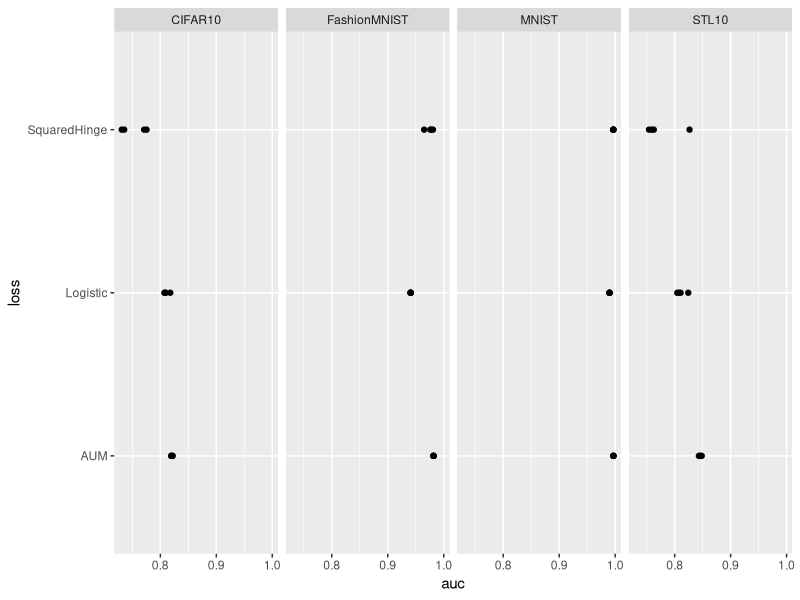
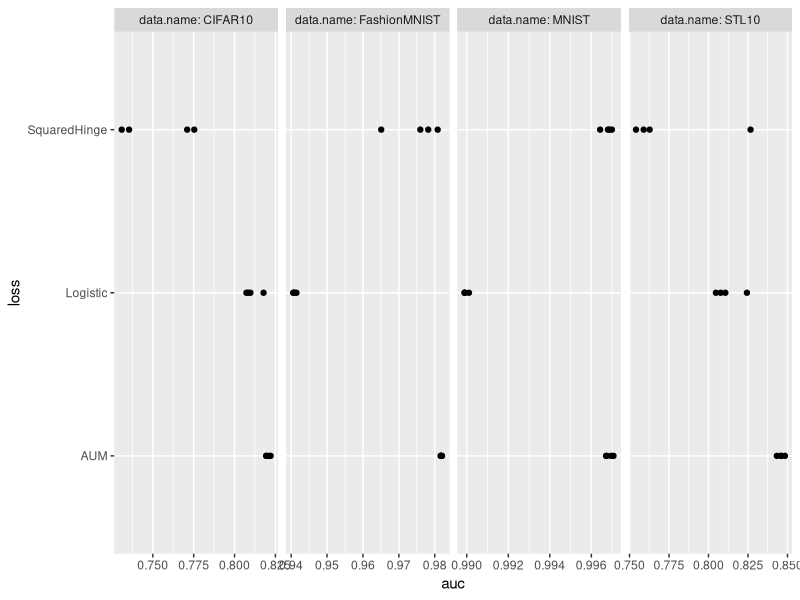
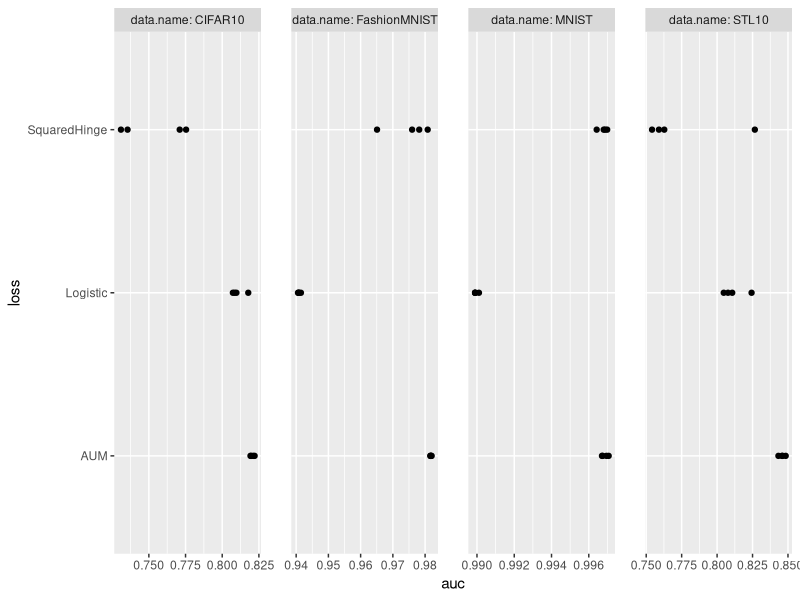
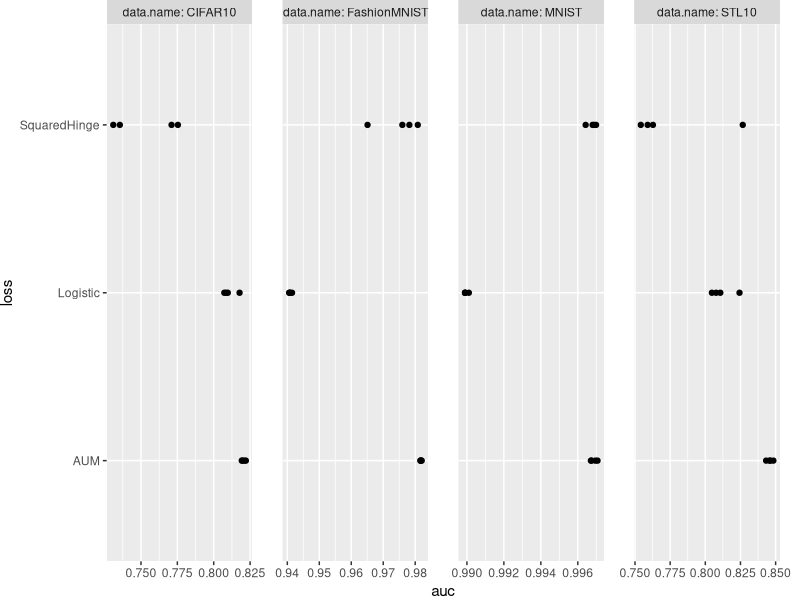
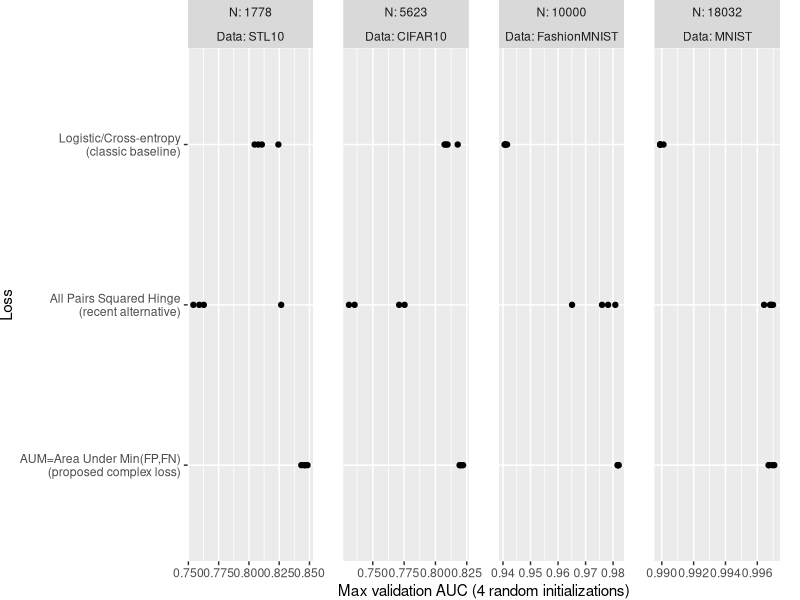
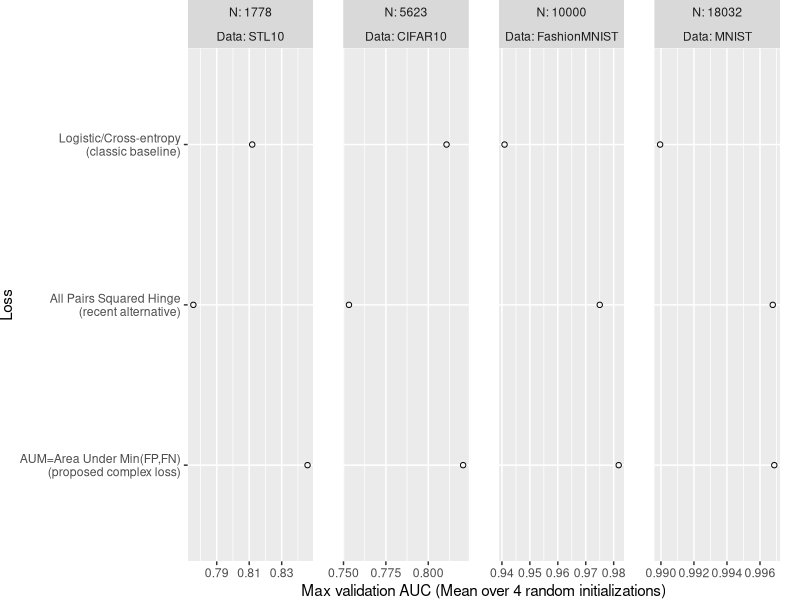
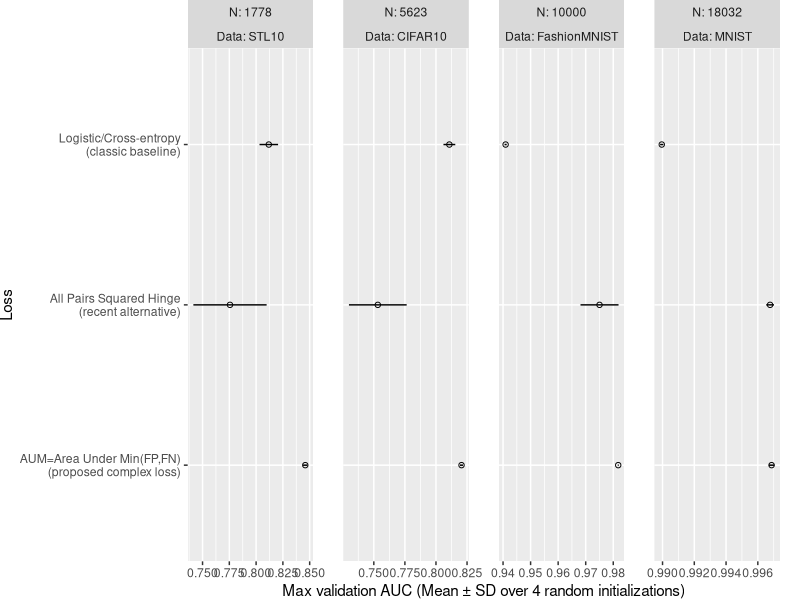
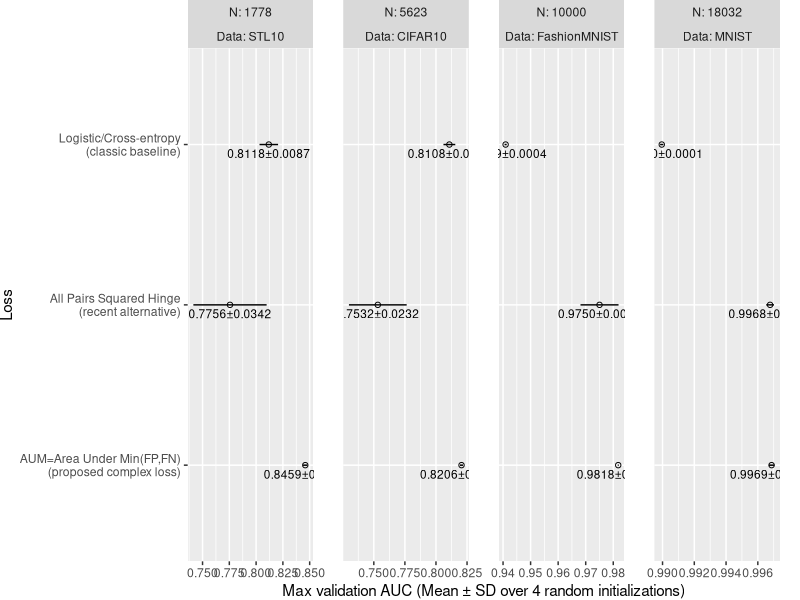

These charts were generated, in order, by the following R code:
## ---- chunk 1
repo.dir <- normalizePath("..")
post.id <- "2024-08-30-viz-pred-err"
fig.path <- file.path(repo.dir, "assets", "img", post.id)
knitr::opts_chunk$set(
  dpi=100,
  fig.path=paste0(fig.path, "/"),
  fig.width=10,
  fig.process=function(path)sub(repo.dir, "", path, fixed=TRUE),
  fig.height=2)
options(width=120)
if(FALSE){
  knitr::knit(paste0(post.id, ".Rmd"))
}
## ---- chunk 2
library(data.table)
(best.dt <- fread("../assets/data_Classif_batchtools_best_valid.csv"))
## ---- chunk 3
library(ggplot2)
ggplot()+
  geom_point(aes(
    auc, loss),
    data=best.dt)+
  facet_grid(. ~ data.name)
## ---- chunk 4
ggplot()+
  geom_point(aes(
    auc, loss),
    data=best.dt)+
  facet_grid(. ~ data.name, scales="free", labeller=label_both)
## ---- chunk 5
ggplot()+
  geom_point(aes(
    auc, loss),
    data=best.dt)+
  facet_grid(. ~ data.name, scales="free", labeller=label_both)+
  theme(
    panel.spacing=grid::unit(1.5, "lines"))
## ---- chunk 6
ggplot()+
  geom_point(aes(
    auc, loss),
    data=best.dt)+
  facet_grid(. ~ data.name, scales="free", labeller=label_both)+
  theme(
    plot.margin=grid::unit(c(0,1,0,0), "lines"),
    panel.spacing=grid::unit(1.5, "lines"))
## ---- chunk 7
loss2show <- rev(c(
  Logistic="Logistic/Cross-entropy\n(classic baseline)",
  SquaredHinge="All Pairs Squared Hinge\n(recent alternative)",
  AUM="AUM=Area Under Min(FP,FN)\n(proposed complex loss)",
  NULL))
Loss_factor <- function(L){
  factor(L, names(loss2show), loss2show)
}
best.dt[, `:=`(
  Loss = Loss_factor(loss),
  Data = data.name
)]
ggplot()+
  geom_point(aes(
    auc, Loss),
    data=best.dt)+
  facet_grid(. ~ N + Data, scales="free", labeller=label_both)+
  scale_x_continuous(
    "Max validation AUC (4 random initializations)")+
  theme(
    plot.margin=grid::unit(c(0,1,0,0), "lines"),
    panel.spacing=grid::unit(1.5, "lines"))
## ---- chunk 8
(best.wide <- dcast(
  best.dt,
  N + Data + Loss ~ .,
  list(mean, sd, length, min, max),
  value.var=c("auc","step_number")))
## ---- chunk 9
ggplot()+
  theme(
    plot.margin=grid::unit(c(0,1,0,0), "lines"),
    panel.spacing=grid::unit(1.5, "lines"))+
  geom_point(aes(
    auc_mean, Loss),
    shape=1,
    data=best.wide)+
  facet_grid(. ~ N + Data, labeller=label_both, scales="free")+
  scale_x_continuous(
    "Max validation AUC (Mean over 4 random initializations)")
## ---- chunk 10
best.wide[, `:=`(
  lo = auc_mean-auc_sd,
  hi = auc_mean+auc_sd
)]
ggplot()+
  theme(
    plot.margin=grid::unit(c(0,1,0,0), "lines"),
    panel.spacing=grid::unit(1.5, "lines"))+
  geom_point(aes(
    auc_mean, Loss),
    shape=1,
    data=best.wide)+
  geom_segment(aes(
    lo, Loss,
    xend=hi, yend=Loss),
    data=best.wide)+
  facet_grid(. ~ N + Data, labeller=label_both, scales="free")+
  scale_x_continuous(
    "Max validation AUC (Mean ± SD over 4 random initializations)")
## ---- chunk 11
ggplot()+
  theme(
    plot.margin=grid::unit(c(0,1,0,0), "lines"),
    panel.spacing=grid::unit(1.5, "lines"))+
  geom_point(aes(
    auc_mean, Loss),
    shape=1,
    data=best.wide)+
  geom_segment(aes(
    lo, Loss,
    xend=hi, yend=Loss),
    data=best.wide)+
  geom_text(aes(
    auc_mean, Loss,
    label=sprintf(
      "%.4f±%.4f", auc_mean, auc_sd)),
    size=3,
    vjust=1.5,
    data=best.wide)+
  facet_grid(. ~ N + Data, labeller=label_both, scales="free")+
  scale_x_continuous(
    "Max validation AUC (Mean ± SD over 4 random initializations)")
## ---- chunk 12
best.wide[
, mid := (min(lo)+max(hi))/2
, by=Data]
ggplot()+
  theme(
    plot.margin=grid::unit(c(0,1,0,0), "lines"),
    panel.spacing=grid::unit(1.5, "lines"))+
  geom_point(aes(
    auc_mean, Loss),
    shape=1,
    data=best.wide)+
  geom_segment(aes(
    lo, Loss,
    xend=hi, yend=Loss),
    data=best.wide)+
  geom_text(aes(
    auc_mean, Loss,
    hjust=ifelse(auc_mean<mid, 0, 1),
    label=sprintf(
      "%.4f±%.4f", auc_mean, auc_sd)),
    size=3,
    vjust=1.5,
    data=best.wide)+
  facet_grid(. ~ N + Data, labeller=label_both, scales="free")+
  scale_x_continuous(
    "Max validation AUC (Mean ± SD over 4 random initializations)")
## ---- chunk 13
(best.two <- best.wide[
  order(N,-auc_mean)
][
, rank := rank(-auc_mean)
, by=.(N,Data)
][rank <= 2, .(N,Data,Loss,auc_mean,rank)])
## ---- chunk 14
(best.two.join <- best.dt[best.two, .(N,Data,Loss,rank,seed,auc), on=.(N,Data,Loss)])
## ---- chunk 15
(best.two.wide <- dcast(best.two.join, N+Data+seed~rank, value.var="auc"))
## ---- chunk 16
(test.dt <- best.two.wide[, {
  paired <- t.test(`1`, `2`, alternative="greater", paired=TRUE)
  unpaired <- t.test(`1`, `2`, alternative="greater", paired=FALSE)
  data.table(
    mean.of.diff=paired$estimate, p.paired=paired$p.value,
    m1=unpaired$estimate[1], m2=unpaired$estimate[2], p.unpaired=unpaired$p.value)
}, by=.(N,Data)])
## ---- chunk 17
p.color <- "red"
text.size <- 3
ggplot()+
  theme_bw()+
  theme(
    plot.margin=grid::unit(c(0,1,0,0), "lines"),
    panel.spacing=grid::unit(1.5, "lines"))+
  geom_rect(aes(
    xmin=m2, xmax=m1,
    ymin=-Inf, ymax=Inf),
    fill=p.color,
    alpha=0.5,
    data=test.dt)+
  geom_text(aes(
    m1, Inf, label=sprintf("Diff=%.4f P=%.4f ", mean.of.diff, p.paired)),
    data=test.dt,
    size=text.size,
    vjust=1.2,
    hjust=1)+
  geom_point(aes(
    auc_mean, Loss),
    shape=1,
    data=best.wide)+
  geom_segment(aes(
    lo, Loss,
    xend=hi, yend=Loss),
    data=best.wide)+
  geom_text(aes(
    auc_mean, Loss,
    hjust=ifelse(auc_mean<mid, 0, 1),
    label=sprintf(
      "%.4f±%.4f", auc_mean, auc_sd)),
    size=text.size,
    vjust=1.5,
    data=best.wide)+
  facet_grid(. ~ N + Data, labeller=label_both, scales="free")+
  scale_y_discrete(
    "Loss")+
  scale_x_continuous(
    "Max validation AUC (Mean ± SD over 4 random initializations)")
## ---- chunk 18
(best.loss.wide <- dcast(best.dt, N + Data + seed ~ loss, value.var="auc"))
## ---- chunk 19
proposed.loss <- "AUM"
(other.loss.vec <- best.dt[loss!=proposed.loss, unique(loss)])
(best.loss.tall <- melt(
  best.loss.wide,
  measure.vars=other.loss.vec,
  variable.name="other.loss",
  value.name="other.auc"))
## ---- chunk 20
(test.proposed <- best.loss.tall[, {
  paired <- t.test(AUM, other.auc, alternative="greater", paired=TRUE)
  unpaired <- t.test(AUM, other.auc, alternative="greater", paired=FALSE)
  data.table(
    mean.of.diff=paired$estimate, p.paired=paired$p.value,
    mean.proposed=unpaired$estimate[1], mean.other=unpaired$estimate[2], p.unpaired=unpaired$p.value)
}, by=.(N,Data,other.loss)])
## ---- chunk 21
test.proposed[
, other.Loss := Loss_factor(other.loss)
]
ggplot()+
  theme_bw()+
  theme(
    plot.margin=grid::unit(c(0,1,0,0), "lines"),
    panel.spacing=grid::unit(1.5, "lines"))+
  geom_segment(aes(
    mean.proposed, other.Loss,
    xend=mean.other, yend=other.Loss),
    color=p.color,
    alpha=0.5,
    linewidth=3,
    data=test.proposed)+
  geom_text(aes(
    mean.proposed, other.Loss,
    label=sprintf("Diff=%.4f P=%.4f", mean.of.diff, p.paired)),
    color=p.color,
    size=text.size,
    vjust=-0.5,
    hjust=1,
    data=test.proposed)+
  geom_point(aes(
    auc_mean, Loss),
    shape=1,
    data=best.wide)+
  geom_segment(aes(
    lo, Loss,
    xend=hi, yend=Loss),
    data=best.wide)+
  geom_text(aes(
    auc_mean, Loss,
    hjust=ifelse(auc_mean<mid, 0, 1),
    label=sprintf(
      "%.4f±%.4f", auc_mean, auc_sd)),
    size=text.size,
    vjust=1.5,
    data=best.wide)+
  facet_grid(. ~ N + Data, labeller=label_both, scales="free")+
  scale_y_discrete(
    "Loss")+
  scale_x_continuous(
    "Max validation AUC (Mean ± SD over 4 random initializations)")
## ---- chunk 22
ggplot()+
  theme_bw()+
  theme(
    plot.margin=grid::unit(c(0,1,0,0), "lines"),
    panel.spacing=grid::unit(1.5, "lines"))+
  geom_segment(aes(
    mean.proposed, other.Loss,
    xend=mean.other, yend=other.Loss),
    color=p.color,
    alpha=0.5,
    linewidth=3,
    data=test.proposed)+
  geom_text(aes(
    mean.proposed, other.Loss,
    label=paste(
      sprintf("Diff=%.4f", mean.of.diff),
      ifelse(
        p.paired<0.0001, "P<0.0001",
        sprintf("P=%.4f", p.paired)))),
    color=p.color,
    size=text.size,
    vjust=-0.5,
    hjust=1,
    data=test.proposed)+
  geom_point(aes(
    auc_mean, Loss),
    shape=1,
    data=best.wide)+
  geom_segment(aes(
    lo, Loss,
    xend=hi, yend=Loss),
    data=best.wide)+
  geom_text(aes(
    auc_mean, Loss,
    hjust=ifelse(auc_mean<mid, 0, 1),
    label=sprintf(
      "%.4f±%.4f", auc_mean, auc_sd)),
    size=text.size,
    vjust=1.5,
    data=best.wide)+
  facet_grid(. ~ N + Data, labeller=label_both, scales="free")+
  scale_y_discrete(
    "Loss",
    drop=FALSE)+
  scale_x_continuous(
    "Max validation AUC (Mean ± SD over 4 random initializations)")
## ---- chunk 23
ggplot()+
  theme_bw()+
  theme(
    plot.margin=grid::unit(c(0,1,0,0), "lines"),
    legend.key.spacing.y=grid::unit(1, "lines"),
    axis.text.x=element_text(angle=30, hjust=1),
    panel.spacing=grid::unit(1.5, "lines"))+
  geom_point(aes(
    auc_mean, step_number_mean,
    color=Loss),
    shape=1,
    data=best.wide)+
  geom_segment(aes(
    auc_min, step_number_mean,
    color=Loss,
    xend=auc_max, yend=step_number_mean),
    data=best.wide)+
  geom_segment(aes(
    auc_mean, step_number_min,
    color=Loss,
    xend=auc_mean, yend=step_number_max),
    data=best.wide)+
  facet_grid(~N+Data, labeller=label_both, scales="free")+
  scale_y_log10(
    "Gradient descent epochs\n(using best learning rate)")+
  scale_x_continuous(
    "Best validation AUC (dot=mean, segments=range over 4 random initializations)")
## ---- chunk 24
ggplot()+
  theme_bw()+
  theme(
    plot.margin=grid::unit(c(0,1,0,0), "lines"),
    legend.key.spacing.y=grid::unit(1, "lines"),
    axis.text.x=element_text(angle=30, hjust=1),
    panel.spacing=grid::unit(1.5, "lines"))+
  geom_point(aes(
    auc_mean, step_number_mean,
    color=Loss),
    shape=1,
    data=best.wide)+
  geom_segment(aes(
    auc_min, step_number_mean,
    color=Loss,
    xend=auc_max, yend=step_number_mean),
    data=best.wide)+
  geom_segment(aes(
    auc_mean, step_number_min,
    color=Loss,
    xend=auc_mean, yend=step_number_max),
    data=best.wide)+
  facet_wrap(~N+Data, nrow=1, labeller=label_both, scales="free")+
  scale_y_log10(
    "Gradient descent epochs\n(using best learning rate)")+
  scale_x_continuous(
    "Best validation AUC (dot=mean, segments=range over 4 random initializations)")
## ---- chunk 25
dput(RColorBrewer::brewer.pal(3,"Dark2"))
loss.colors <- c("black", "#D95F02", "#7570B3")
names(loss.colors) <- loss2show
p <- function(Data,x,y)data.table(Data,x,y)
(blank.Data <- rbind(
  p("CIFAR10",0.8,100),
  p("MNIST",0.99,c(10,100000)),
  p("STL10",0.8,30)))
(blank.Data.N <- best.wide[, .(N,Data)][blank.Data, on=.(Data), mult="first"])
ggplot()+
  theme_bw()+
  theme(
    plot.margin=grid::unit(c(0,1,0,0), "lines"),
    legend.key.spacing.y=grid::unit(1, "lines"),
    axis.text.x=element_text(angle=30, hjust=1),
    panel.spacing=grid::unit(1.5, "lines"))+
  geom_blank(aes(x, y), data=blank.Data.N)+
  geom_point(aes(
    auc_mean, step_number_mean,
    color=Loss),
    shape=1,
    data=best.wide)+
  geom_segment(aes(
    auc_min, step_number_mean,
    color=Loss,
    xend=auc_max, yend=step_number_mean),
    data=best.wide)+
  geom_segment(aes(
    auc_mean, step_number_min,
    color=Loss,
    xend=auc_mean, yend=step_number_max),
    data=best.wide)+
  facet_wrap(~N+Data, nrow=1, labeller=label_both, scales="free")+
  scale_color_manual(
    values=loss.colors)+
  scale_y_log10(
    "Gradient descent epochs\n(using best learning rate)")+
  scale_x_continuous(
    "Best validation AUC (dot=mean, segments=range over 4 random initializations)")
## ---- chunk 26
sessionInfo()
